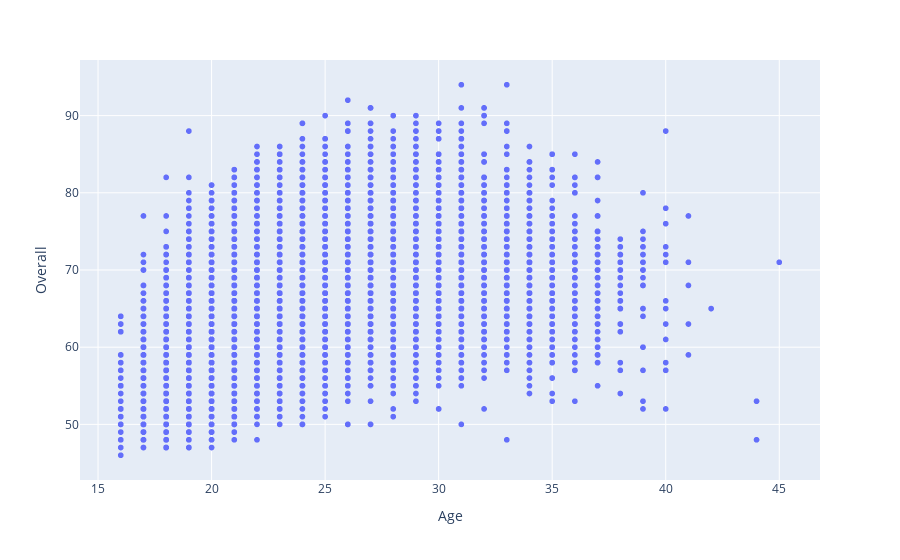

The cell this chart's notebook holds for it:
### Markdown cell above
### Elemento 2: Gráfico de Correlación que responda
### – “Cuál es la relación entre la edad y el overall?” – 
### explicar la salida

### Code cell
# Utilizo un diagrama de dispersiòn para responder la pregunta del enunciado.

fig = px.scatter(df, x='Age', y='Overall')
fig.show()

### Figure 1 — Plotly figure (JSON) as saved in the notebook; plotly's stock layout.template omitted (floating-point values rounded to 4 significant figures; data arrays with more than 128 entries replaced by an {"elided": "..."} marker saying what was removed)
{"data": [{"hovertemplate": "Age=%{x}<br>Overall=%{y}<extra></extra>", "legendgroup": "", "marker": {"color": "#636efa", "symbol": "circle"}, "mode": "markers", "name": "", "showlegend": false, "type": "scattergl", "x": {"elided": "18207 int values"}, "xaxis": "x", "y": {"elided": "18207 int values"}, "yaxis": "y"}], "layout": {"legend": {"tracegroupgap": 0}, "margin": {"t": 60}, "xaxis": {"anchor": "y", "domain": [0, 1], "title": {"text": "Age"}}, "yaxis": {"anchor": "x", "domain": [0, 1], "title": {"text": "Overall"}}}}
